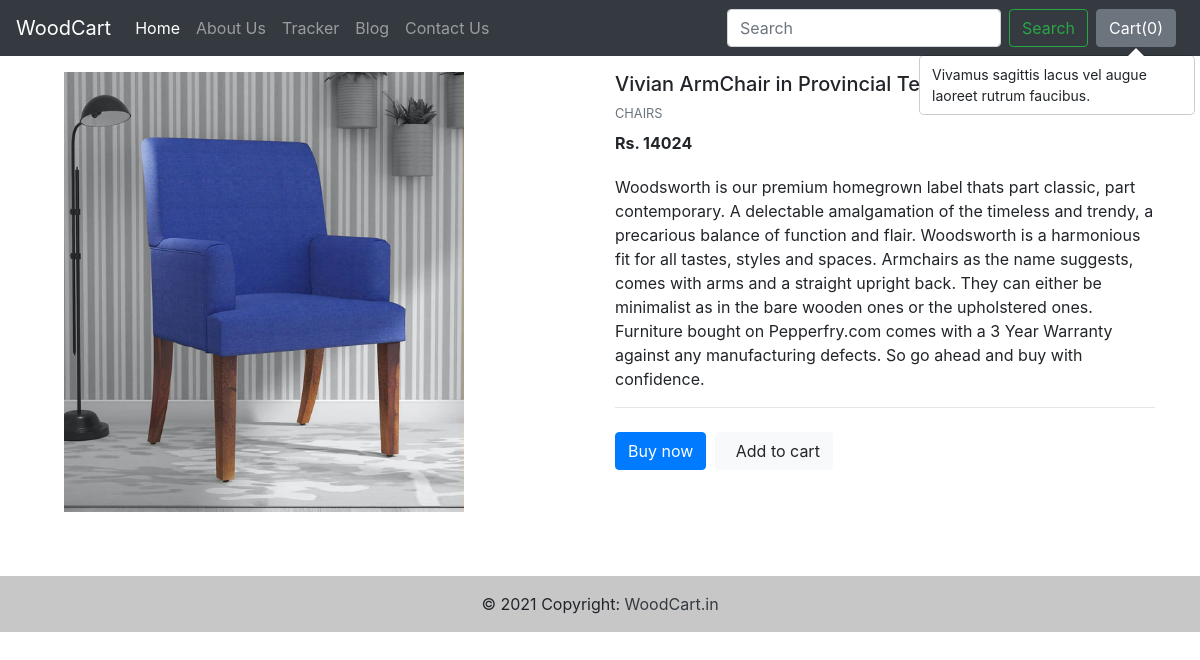
The app's page /products/2 with its own data.
### shop/models.py (models this page shows, shortened)
class Product(models.Model):
    product_id = models.AutoField
    product_name = models.CharField(max_length=50)
    category = models.CharField(max_length=50, default='')
    subcategory = models.CharField(max_length=50, default='')
    price = models.IntegerField(default=0)
    product_desc = models.TextField()
    pub_date = models.DateField()
    image = models.ImageField(upload_to='shop/images', default='')

### shop/views.py (the view)
# urls.py: path('products/<int:pid>', views.productView, name='ProductView'),
def productView(request, pid):
    product = Product.objects.filter(id=pid)
    return render(request, 'shop/prodView.html',{'product':product[0]})

### shop/templates/shop/prodView.html (shortened to what this page needs)
{% extends 'shop/base.html' %}
{% block body %}
<div class="container my-3">
<section class="mb-5">
    <div class="row">
      <div class="col-md-6 mb-4 mb-md-0">
        <div class="mdb-lightbox">
          <div class="row product-gallery mx-1">
            <div class="col-12 mb-0">
              <figure class="view overlay rounded z-depth-1 main-img">
                <a href="/media/{{ product.image }}"
                  data-size="710x823">
                  <img src="/media/{{ product.image }}"
                    class="img-fluid z-depth-1 " height="400px" width="400px">
                </a>
              </figure>
            </div>
          </div>
        </div>
      </div>
      <div class="col-md-6">
        <h5>{{ product.product_name }}</h5>
        <p class="mb-2 text-muted text-uppercase small">{{ product.category }}</p>
        <p><span class="mr-1"><strong>Rs. {{ product.price }}</strong></span></p>
        <p class="pt-1">{{ product.product_desc }}</p>
        <hr>
        <button type="button" class="btn btn-primary btn-md mr-1 mb-2">Buy now</button>
        <button type="button" class="btn btn-light btn-md mr-1 mb-2"><i
            class="fas fa-shopping-cart pr-2"></i>Add to cart</button>
      </div>
    </div>
  </section>
  </div>
{% endblock %}

### records on screen
Product: image (picture), product_name "Vivian ArmChair in Provincial Teak Finish", category "CHAIRS", price "14024", product_desc "Woodsworth is our premium homegrown label thats part classic, part contemporary. A delectable amalgamation of the timeless and trendy, a precarious balance of function and flair. Woodsworth is a harmonious fit for all tastes, styles and spaces. Armchairs as the name suggests, comes with arms and a straight upright back. They can either be minimalist as in the bare wooden ones or the upholstered ones. Furniture bought on Pepperfry.com comes with a 3 Year Warranty against any manufacturing defects. So go ahead and buy with confidence."
